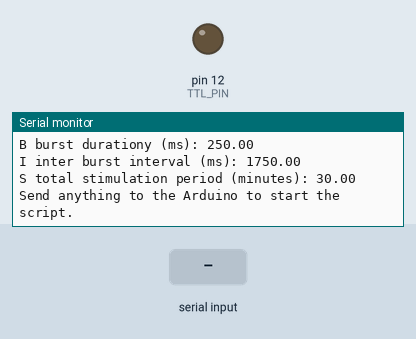
Simulated run of this sketch. Board: Arduino Uno, built with avr-gcc and run on an emulated ATmega328P. Shown: output pins drawn as LEDs (lit = HIGH), the last lines printed to the serial monitor. The inputs (shaded band) are chosen by the test bench.

Above: at 1.4 s.
1.5 s: "1" received over Serial
At 2.0 s:
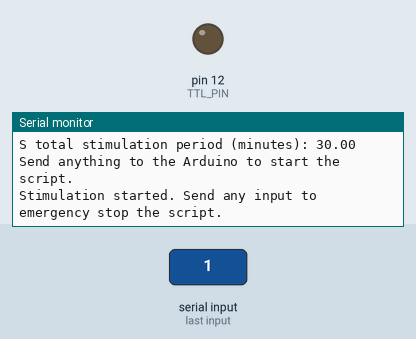
3.0 s: "0" received over Serial
At 4.6 s:
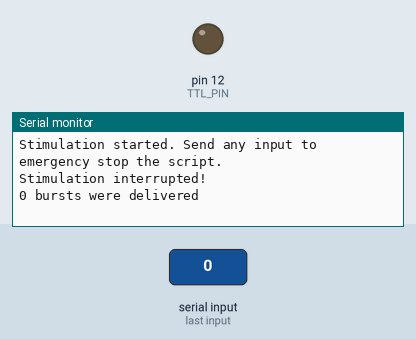

Measured:
- after the input at 1.5 s, the serial monitor: prints a new line at once (image 1)
- after the input at 3.0 s, the serial monitor: prints a new line after 0.51 s (image 2)

The sketch:

PulseStimulator.ino
```cpp
/*
  Pulsed Stimulation Script

  This script creates a simple TTL pulse pattern that can be used to drive
  for example a stimulus isolator for electrical stimulation.

  v0.1 of the script creates a burst of
    N pulses of
    length L
    with a frequency F
    for a time B
    followed by an inter-burst interval I

  Version:
  0.1 (2020-11)

  Authors:
  Tim Schröder - https://github.com/der-tim
*/


// Things to set up - change this for your purposes
const int TTL_PIN = 12; // the number of the pin used for stimulation
int N_pulses = 6; // Number of consecutive pulses
unsigned long L_pulse_length = 250; // in microseconds (us)
unsigned long F_pulse_frequency = 24; // in Hz
unsigned long B_burst_duration = 250000; // burst duration (us)
unsigned long I_inter_burst_interval = 1750000; // inter-burst-interval (us)
unsigned long S_total_stimulation_period_seconds = 30*60; // toal time that the protocol is repeated (in seconds!!)

// nothing to change here
unsigned long off_time = (B_burst_duration - (N_pulses*L_pulse_length) ) / N_pulses; // interval between pulses in a burst
unsigned long loopStartTime;

void setup() {
  pinMode(TTL_PIN, OUTPUT);
  digitalWrite(TTL_PIN, LOW);
  Serial.begin(9600); // Serial communication with BAUD 9600
  while (!Serial) {
    ; // wait for serial port to connect. Needed for native USB port only
  }
  Serial.println("Pulsed Stimulation Script");
  Serial.print("N Pulses: "); Serial.println(N_pulses);
  Serial.print("L Pulse length (us): "); Serial.println(L_pulse_length);
  Serial.print("F pulse frequency (Hz): "); Serial.println(F_pulse_frequency);
  Serial.print("B burst durationy (ms): "); Serial.println(B_burst_duration/1000.0);
  Serial.print("I inter burst interval (ms): "); Serial.println(I_inter_burst_interval/1000.0);
  Serial.print("S total stimulation period (minutes): "); Serial.println(S_total_stimulation_period_seconds/60.0);

  Serial.println("Send anything to the Arduino to start the script.");
}

// the loop function runs over and over again forever
void loop() {
  unsigned int n_loops = 0;

  // check every 100 ms whether something ewas sent to the serial port
  while (Serial.available() <= 0) {
    delay(100);
  }

  // empty the serial port, so that new input can be detected
  while (Serial.available() > 0) { Serial.read(); }
  Serial.println("Stimulation started. Send any input to emergency stop the script.");

  loopStartTime = millis(); // remember when the stimulation actually started
  // main loop, repeats for interval S
  while (millis() - loopStartTime < 1000*S_total_stimulation_period_seconds) {
    // stimulation burst: N pulses
    for (int i=0; i<N_pulses; i++) {
      // stimulation on:
      digitalWrite(TTL_PIN, HIGH);
      long_delay_microseconds(L_pulse_length);
      // stimulation off:
      digitalWrite(TTL_PIN, LOW);
      long_delay_microseconds(off_time);
    }

    // inter-burst interval
    long_delay_microseconds(I_inter_burst_interval);

    // check if new input arrived
    if (Serial.available() > 0) {
        Serial.println("Stimulation interrupted!");
        Serial.print(n_loops);
        Serial.println(" bursts were delivered");
        while (1) { delay(1000); } // loop forever
    }

    n_loops += 1; // count number of bursts
  }

  Serial.println("Stimulation ended.");
  while (1) { delay(1000); }

}

/*
 * DelayMicroseconds only works precisely for values until 16383. For longer durations, use this function or milis()
 */
void long_delay_microseconds(long delayTime)
{
  while (delayTime > 16383) {
    delayMicroseconds(16383);
    delayTime -= 16383;
  }
  delayMicroseconds(delayTime);
}
```
